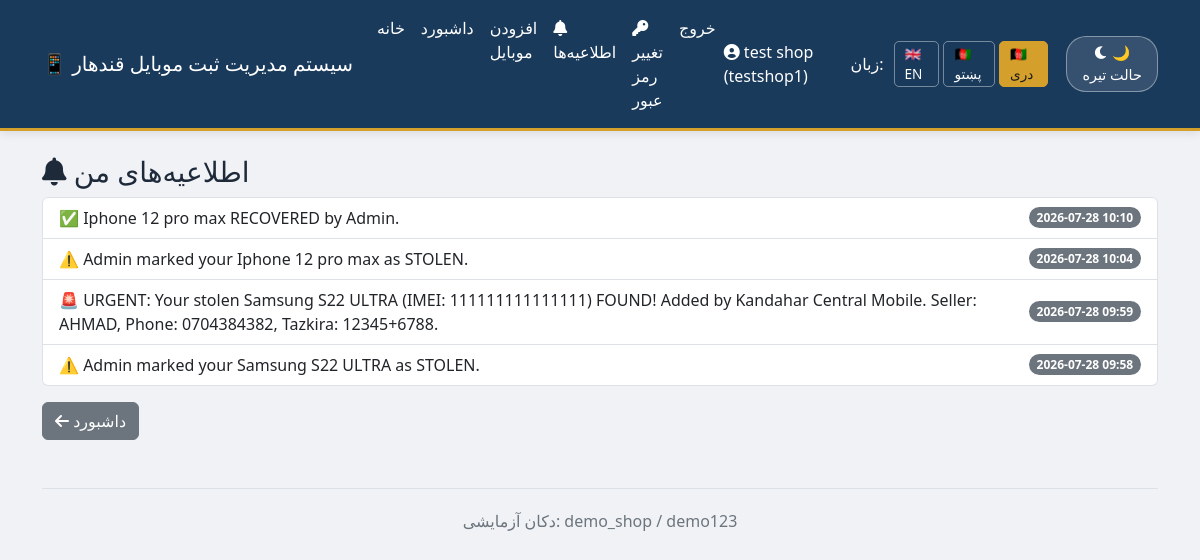
The page /shop/notifications?lang=fa (signed in) on the database its author committed.
### app.py (models this page shows)
class Shop(UserMixin, db.Model):
    __tablename__ = 'shops'
    id = db.Column(db.Integer, primary_key=True)
    shop_name = db.Column(db.String(100), nullable=False)
    location = db.Column(db.String(200), nullable=False)
    contact = db.Column(db.String(20))
    email = db.Column(db.String(120), unique=True, nullable=True)
    username = db.Column(db.String(80), unique=True, nullable=False)
    password_hash = db.Column(db.String(200), nullable=False)
    role = db.Column(db.String(20), default='shop')
    is_blocked = db.Column(db.Boolean, default=False)
    mobiles = db.relationship('Mobile', backref='owner_shop', lazy=True, cascade="all, delete-orphan")

class Notification(db.Model):
    __tablename__ = 'notifications'
    id = db.Column(db.Integer, primary_key=True)
    shop_id = db.Column(db.Integer, db.ForeignKey('shops.id'))
    message = db.Column(db.Text)
    is_read = db.Column(db.Boolean, default=False)
    created_at = db.Column(db.DateTime, default=datetime.utcnow)

### app.py (the view)
@app.route('/shop/notifications')
@login_required
def notifications():
    notifs = Notification.query.filter_by(shop_id=current_user.id).order_by(Notification.created_at.desc()).all()
    for n in notifs:
        n.is_read = True
    db.session.commit()
    return render_template('notifications.html', notifications=notifs)

### app.py (called while the page is built)
@app.before_request
def set_language():
    lang = request.args.get('lang')
    if lang in LANGUAGES:
        session['lang'] = lang
    if 'lang' not in session:
        session['lang'] = 'en'

def get_text(key):
    lang = session.get('lang', 'en')
    return T[lang].get(key, key)

@app.context_processor
def inject_translations():
    return dict(t=get_text, current_lang=session.get('lang', 'en'))

@login_manager.user_loader
def load_user(shop_id):
    return Shop.query.get(int(shop_id))

### templates/notifications.html
{% extends "base.html" %}
{% block content %}
<h3><i class="fas fa-bell"></i> {{ t('notif_title') }}</h3>
<ul class="list-group">
    {% for n in notifications %}
    <li class="list-group-item d-flex justify-content-between align-items-center">
        {{ n.message }}
        <span class="badge bg-secondary rounded-pill">{{ n.created_at.strftime('%Y-%m-%d %H:%M') }}</span>
    </li>
    {% else %}
    <li class="list-group-item text-center text-muted">{{ t('no_notif') }}</li>
    {% endfor %}
</ul>
<a href="/shop/dashboard" class="btn btn-secondary mt-3"><i class="fas fa-arrow-left"></i> {{ t('dashboard') }}</a>
{% endblock %}

### templates/base.html (shortened to what this page needs)
<!DOCTYPE html>
<html lang="{{ current_lang }}">
<head>
    <link href="https://cdn.jsdelivr.net/npm/bootstrap@5.3.0/dist/css/bootstrap.min.css" rel="stylesheet">
    <link rel="stylesheet" href="https://cdnjs.cloudflare.com/ajax/libs/font-awesome/6.0.0-beta3/css/all.min.css">
</head>
<body>
    <nav class="navbar navbar-expand-lg navbar-custom">
        <div class="container">
            <a class="navbar-brand" href="/">{{ t('app_name') }}</a>
            <div class="collapse navbar-collapse" id="navbarNav">
                <ul class="navbar-nav me-auto">
                    <li class="nav-item"><a class="nav-link" href="/">{{ t('home') }}</a></li>
                    {% if current_user.is_authenticated %}
                        <li class="nav-item"><a class="nav-link" href="/shop/dashboard">{{ t('dashboard') }}</a></li>
                        <li class="nav-item"><a class="nav-link" href="/shop/add-mobile">{{ t('add_mobile') }}</a></li>
                        <li class="nav-item">
                            <a class="nav-link" href="/shop/notifications" style="position:relative;">
                                <i class="fas fa-bell"></i> {{ t('notifications') }}
                            </a>
                        </li>
                        <li class="nav-item"><a class="nav-link" href="/shop/change-password"><i class="fas fa-key"></i> {{ t('change_password') }}</a></li>
                        <li class="nav-item"><a class="nav-link" href="/shop/logout">{{ t('logout') }}</a></li>
                    {% else %}
                        <li class="nav-item"><a class="nav-link" href="/shop/login">{{ t('login') }}</a></li>
                    {% endif %}
                </ul>
                {% if current_user.is_authenticated %}
                <span class="navbar-text text-white me-3">
                    <i class="fas fa-user-circle"></i> {{ current_user.shop_name }} ({{ current_user.username }})
                </span>
                {% endif %}
                <span class="navbar-text me-2" style="color: #ddd;">{{ t('switch_lang') }}:</span>
                <a href="?lang=en" class="lang-btn {% if current_lang == 'en' %}active{% endif %}">🇬🇧 EN</a>
                <a href="?lang=ps" class="lang-btn {% if current_lang == 'ps' %}active{% endif %}">🇦🇫 پښتو</a>
                <a href="?lang=fa" class="lang-btn {% if current_lang == 'fa' %}active{% endif %}">🇦🇫 دری</a>
                <button id="darkModeToggle" class="dark-toggle-btn ms-3">
                    <i class="fas fa-moon"></i> <span id="modeLabel">{{ t('dark_mode') }}</span>
                </button>
            </div>
        </div>
    </nav>
    <div class="container mt-4">
        {% block content %}{% endblock %}
        <footer class="mt-5 text-center">
            <p>{{ t('demo_creds') }}</p>
        </footer>
    </div>
</body>
</html>

### templates/base.html (style rules this page uses)
:root { --primary-blue: #1a3a5c; --gold: #d4a02b; --gold-hover: #e8b83a; --bg-body-light: #f0f2f6; --text-body-light: #1e2a3a; --bg-card-light: #ffffff; --border-light: #dce1e8; --bg-nav-light: var(--primary-blue); --text-nav-light: #ffffff; --bg-body-dark: #0f1a2b; --text-body-dark: #eaf0f8; --bg-card-dark: #1e3347; --bg-input-dark: #2a4058; --border-dark: #3a5570; --bg-nav-dark: #1a2d42; --text-nav-dark: #ffffff; }
body { background-color: var(--bg-body-light); color: var(--text-body-light); transition: background 0.3s ease, color 0.3s ease; font-family: 'Segoe UI', Tahoma, Geneva, Verdana, sans-serif; }
.navbar-custom { background: var(--bg-nav-light) !important; border-bottom: 3px solid var(--gold); box-shadow: 0 2px 10px rgba(0,0,0,0.1); }
.navbar-custom .navbar-brand, .navbar-custom .nav-link, .navbar-custom .navbar-text { color: var(--text-nav-light) !important; font-weight: 500; }
footer { border-top: 1px solid var(--border-light); padding-top: 20px; color: #6c757d; }
.lang-btn { background: transparent; border: 1px solid rgba(255, 255, 255, 0.4); color: #fff; padding: 2px 10px; border-radius: 5px; cursor: pointer; margin: 0 2px; text-decoration: none; font-size: 0.85rem; transition: 0.2s; }
.lang-btn:hover, .lang-btn.active { background-color: var(--gold); border-color: var(--gold); color: #1a1a1a; }
.dark-toggle-btn { background: rgba(255, 255, 255, 0.12); border: 1px solid rgba(255, 255, 255, 0.4); color: #fff; padding: 5px 14px; border-radius: 20px; cursor: pointer; transition: 0.2s; font-size: 0.9rem; }

### rows shown on the page
Shop: shop_name "test shop", username "testshop1"
Notification: message "✅ Iphone 12 pro max RECOVERED by Admin.", created_at "2026-07-28 10:10"
Notification: message "⚠️ Admin marked your Iphone 12 pro max as STOLEN.", created_at "2026-07-28 10:04"
Notification: message "🚨 URGENT: Your stolen Samsung S22 ULTRA (IMEI: 111111111111111) FOUND! Added by Kandahar Central Mobile. Seller: AHMAD, Phone: 0704384382, Tazkira: 12345+6788.", created_at "2026-07-28 09:59"
Notification: message "⚠️ Admin marked your Samsung S22 ULTRA as STOLEN.", created_at "2026-07-28 09:58"

### other values the page prints
{{ t('app_name') }} "📱 سیستم مدیریت ثبت موبایل قندهار"
{{ t('home') }} "خانه"
{{ t('dashboard') }} "داشبورد"
{{ t('add_mobile') }} "افزودن موبایل"
{{ t('notifications') }} "اطلاعیه‌ها"
{{ t('change_password') }} "تغییر رمز عبور"
{{ t('logout') }} "خروج"
{{ t('switch_lang') }} "زبان"
{{ t('dark_mode') }} "🌙 حالت تیره"
{{ t('notif_title') }} "اطلاعیه‌های من"
{{ t('demo_creds') }} "دکان آزمایشی: demo_shop / demo123"
